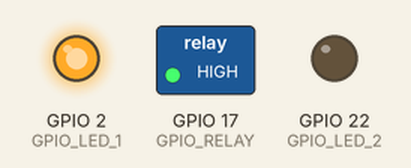
Bench run of a program on a simulated Raspberry Pi (BCM pin numbers). On the bench: switched loads named in the program (green lamp = pin HIGH), output pins drawn as LEDs (lit = HIGH). What the program prints to the terminal is not drawn.

Above: at 0.1 s.
Timing chart, 0 to 1.6 s (numbered marks = the images above):
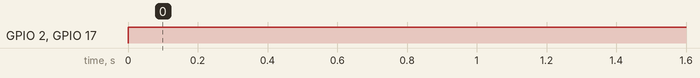

The program:

ir-01.py
```python
#!/usr/bin/env python3
import RPi.GPIO as GPIO
import time
import requests

#GPIO Mode (BOARD / BCM)
GPIO.setmode(GPIO.BCM)

GPIO_SENSOR_1 = 4
GPIO.setup(GPIO_SENSOR_1, GPIO.IN)

GPIO_SENSOR_2 = 27
GPIO.setup(GPIO_SENSOR_2, GPIO.IN)

GPIO_LED_1 = 2
GPIO.setup(GPIO_LED_1, GPIO.OUT)
GPIO.output(GPIO_LED_1, False)

GPIO_LED_2 = 22
GPIO.setup(GPIO_LED_2, GPIO.OUT)
GPIO.output(GPIO_LED_2, False)


GPIO_RELAY = 17
GPIO.setup(GPIO_RELAY, GPIO.OUT)


DELAY = 1

def CallApi():
    print('Call Api Counter')
    r = requests.get('http://your_domain_server:8082/api/inc?key=123456')
    print(r.json())

def OpenRelay():
    GPIO.output(GPIO_RELAY, True)
    print('Relay Open')

def CloseRelay():
    GPIO.output(GPIO_RELAY, False)
    print('Closed Relay')

def OnLED1():
    GPIO.output(GPIO_LED_1, True)
def OffLED1():
    GPIO.output(GPIO_LED_1, False)

def OnLED2():
    GPIO.output(GPIO_LED_2, True)
def OffLED2():
    GPIO.output(GPIO_LED_2, False)

CHK_SS1 = 1
CHK_SS2 = 1

def SetSS1():
    global CHK_SS1
    CHK_SS1 = 0

def SetSS2():
    global CHK_SS2
    CHK_SS2 = 0

def ClearSS():
    global CHK_SS1
    global CHK_SS2
    CHK_SS1 = 1
    CHK_SS2 = 1

def WaitLoop():
    wait = True
    while wait:
        SENSOR_1 = GPIO.input(GPIO_SENSOR_1)
        # print('Wait Loop')
        if SENSOR_1 == 1:
            wait = False
            CallApi()
            CloseRelay()

if __name__ == '__main__':
    print('Start')
    try:
        while True:
            SENSOR_1 = GPIO.input(GPIO_SENSOR_1)
            # print('Main Loop')
            if SENSOR_1 == 1:
                OffLED1()

            if SENSOR_1 == 0:
                OnLED1()
                OpenRelay()
                print('CHECK !!')
                WaitLoop()

            time.sleep(0.01)

    except KeyBoardInterrupt:
        print('Stop')
    finally:
        GPIO.cleanup()
```

Measured:
- by itself, GPIO 2 (GPIO_LED_1), GPIO 17 (GPIO_RELAY): LOW → HIGH at 0.00 s
